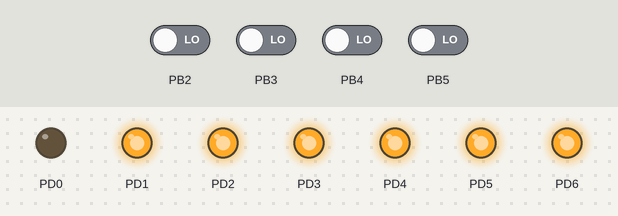
A program run on a simulated ATmega328P, built with avr-gcc and emulated at 16 MHz (the files do not name the chip). On the bench: output pins drawn as LEDs (lit = HIGH). The test bench sets the inputs (shaded band); at power-on: PB2–5 LOW.

Above: at 1.2 s.
1.3 s: PB2 driven HIGH
At 1.6 s:
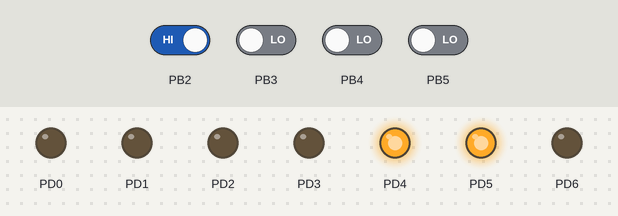
2.8 s: PB3 driven HIGH
At 3.9 s:
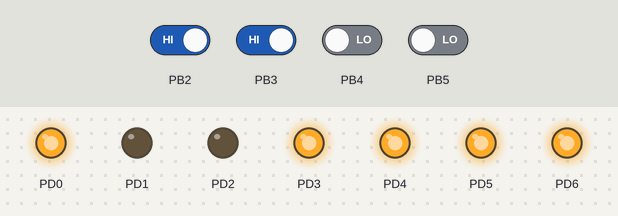
4.3 s: PB4 driven HIGH
At 5.1 s:
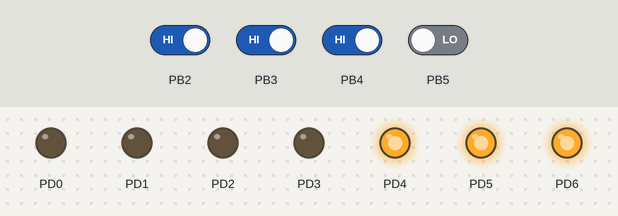
5.8 s: PB2 driven LOW
At 6.2 s:
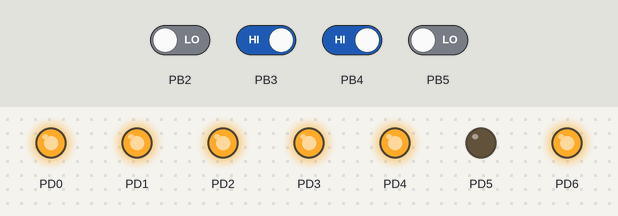
7.3 s: PB3 driven LOW
At 8.5 s:
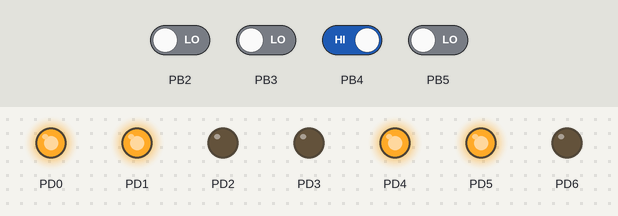
8.8 s: PB2 driven HIGH
At 9.7 s:
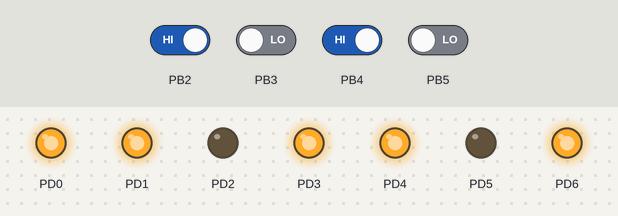
Timing chart, 0 to 11.3 s (numbered marks = the images above; inputs shaded):
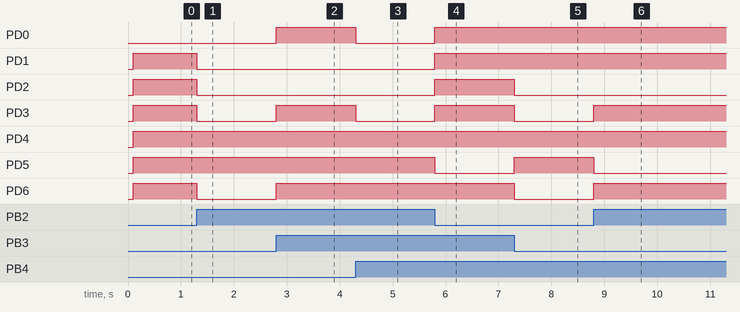

Measured:
- after the input at 1.3 s, PD1–3, PD6: HIGH → LOW at once
- after the input at 2.8 s, PD0, PD3, PD6: LOW → HIGH at once
- after the input at 4.3 s, PD0, PD3: HIGH → LOW at once
- after the input at 5.8 s, PD0–3: LOW → HIGH at once; PD5: HIGH → LOW at once
- after the input at 7.3 s, PD2, PD3, PD6: HIGH → LOW at once; PD5: LOW → HIGH at once
- after the input at 8.8 s, PD3, PD6: LOW → HIGH at once; PD5: HIGH → LOW at once

The program:

main.c
```c
#include <avr/io.h>
#define F_CPU 16000000UL
#include <util/delay.h>
volatile uint8_t deger;
int main(void)
{
	DDRB &= 0B00111100; //b2-b5 giris
	DDRD = 0B01111111;  //d0-d6 cıkıs
	while (1)
	{
		_delay_ms(100); //debounce ı önlemek için
		deger=(PINB & 0x3c);//çoklu okuma icin maskeleme
		switch (deger)
		{
			case 4:
			PORTD=0b00110000;/////////////////////1
			break;

			case 8:
			PORTD=0b01101101;/////////////////////2
			break;

			case 12:
			PORTD=0b01111001;/////////////////////3
			break;

			case 16:
			PORTD=0b00110011;/////////////////////4
			break;

			case 20:
			PORTD=0b01011011;/////////////////////5
			break;

			case 24:
			PORTD=0b01011111;/////////////////////6
			break;

			case 28:
			PORTD=0b01110000;/////////////////////7
			break;

			case 32:
			PORTD=0b01111111;/////////////////////8
			break;

			case 36:
			PORTD=0b1111011;/////////////////////9
			break;

			default:
			PORTD=0b11111110;////////////////////0

		}
	}

}
```
